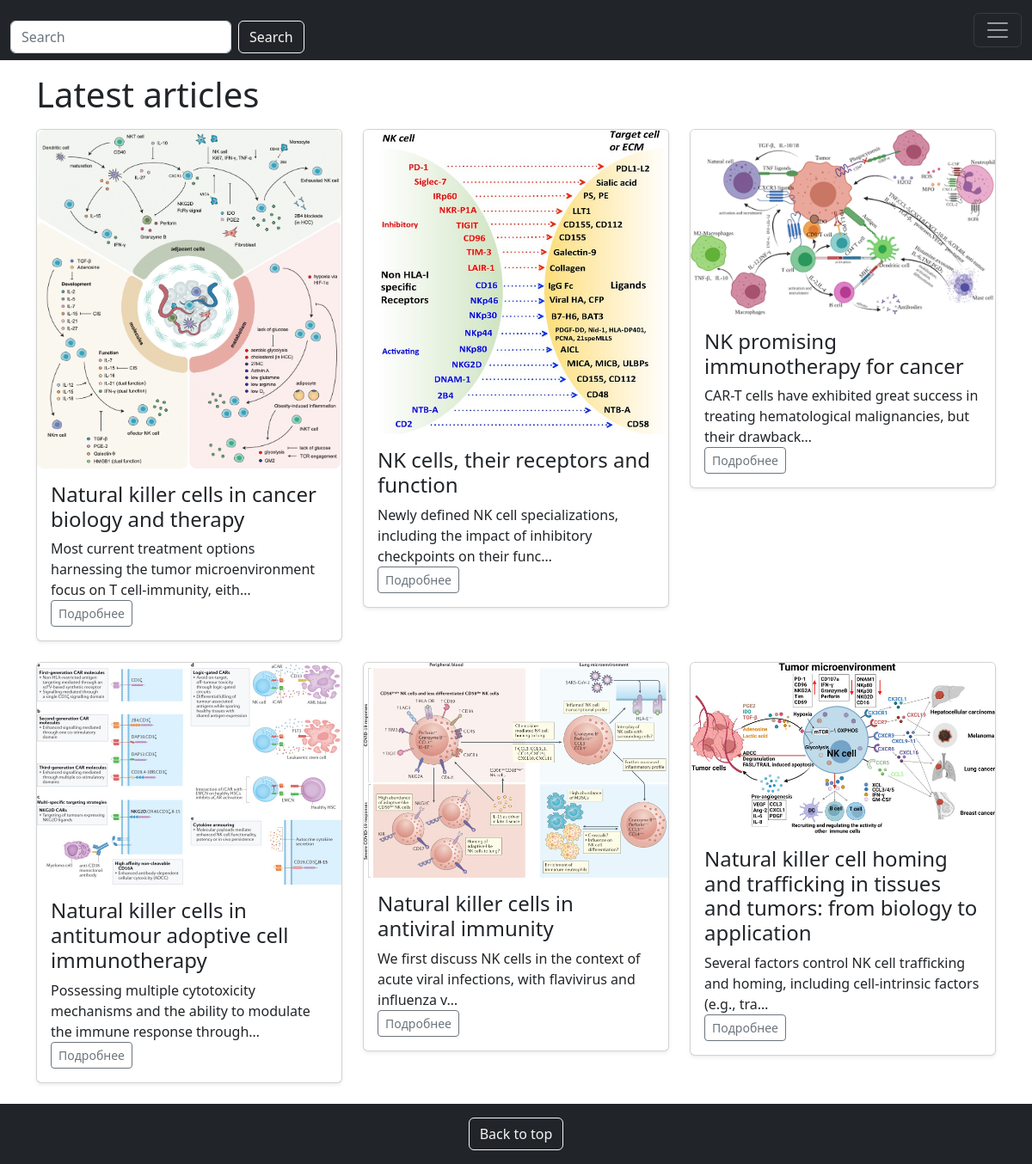
The page /posts on the database its author committed.
### pistach/models.py (models this page shows, shortened)
class Post(models.Model):
    title = models.CharField(max_length=200)
    description = models.TextField()
    image = models.ImageField()
    link = models.TextField()

### pistach/views.py (the view, shortened to what this page needs)
# urls.py: path('posts', PostView.as_view(), name='dashboard'),
class PostView(View):
    def get(self, request, *args, **kwargs):
        posts = Post.objects.all()
        return render(request, 'pistach/posts.html', context={
            'posts': posts
        })

### pistach/templates/pistach/posts.html (shortened to what this page needs)
{% extends 'pistach/base.html' %}
{% load static %}
{%block content%}
{% include 'pistach/block/navbar.html' %}
<div class="container" id="cardbox">
    <div class="row"><h1 class="my-3">Latest articles</h1>
        {% for post in posts %}
        <div class="col-md-4">
          <div class="card mb-4 shadow-sm">
            <img src="media/{{ post.image }}" class="card-img-top">
            <div class="card-body">
              <h4 class="card-title">{{ post.title }}</h4>
              {{ post.description|safe|truncatechars:100 }}
              <div class="d-flex justify-content-between align-items-center">
                <div class="btn-group">
                  <a href="{{ post.link }}" class="btn btn-sm btn-outline-secondary">Подробнее</a>
                </div>
              </div>
            </div>
          </div>
        </div>
        {% endfor %}
    </div>
</div>
{% endblock %}

### pistach/templates/pistach/base.html (shortened to what this page needs)
{% load static %}
<!doctype html>
<html lang="en">
<head>
    <link href="https://cdn.jsdelivr.net/npm/bootstrap@5.2.2/dist/css/bootstrap.min.css" rel="stylesheet">
   <link rel="stylesheet" href="{% static '/css/style.css' %}">
</head>
<body>
{% block content %}
{% endblock %}
{% include 'pistach/block/footer.html' %}
</body>
</html>

### pistach/templates/pistach/block/navbar.html (shortened to what this page needs)
<nav class="navbar navbar-dark bg-dark sticky-top">
  <div class="container-fluid">
    <form class="d-flex mt-3" role="search">
          <input class="form-control me-2" type="search" placeholder="Search" aria-label="Search">
          <button type="submit" class="btn btn-outline-secondary" style='color: whitesmoke; border-color: whitesmoke;'>Search</button>
        </form>
    <button class="navbar-toggler" type="button" data-bs-toggle="offcanvas" data-bs-target="#offcanvasDarkNavbar" aria-controls="offcanvasDarkNavbar">
      <span class="navbar-toggler-icon"></span>
    </button>
  </div>
</nav>

### pistach/templates/pistach/block/footer.html
<footer class="footer bottom">
<div class="text-bg-dark text-center"style="padding: 16px;">
    <a href="#" class="btn btn-outline-secondary" style='color: whitesmoke; border-color: whitesmoke;'>Back to top</a>
 </div>
</footer>

### pistach/static/css/style.css (style rules this page uses)
footer { color: black; }

### rows shown on the page
Post: image (picture), title "Natural killer cells in cancer biology and therapy", description "Most current treatment options harnessing the tumor microenvironment focus on T cell-immunity, eith…"
Post: image (picture), title "NK cells, their receptors and function", description "Newly defined NK cell specializations, including the impact of inhibitory checkpoints on their func…"
Post: image (picture), title "NK promising immunotherapy for cancer", description "CAR-T cells have exhibited great success in treating hematological malignancies, but their drawback…"
Post: image (picture), title "Natural killer cells in antitumour adoptive cell immunotherapy", description "Possessing multiple cytotoxicity mechanisms and the ability to modulate the immune response through…"
Post: image (picture), title "Natural killer cells in antiviral immunity", description "We first discuss NK cells in the context of acute viral infections, with flavivirus and influenza v…"
Post: image (picture), title "Natural killer cell homing and trafficking in tissues and tumors: from biology to application", description "Several factors control NK cell trafficking and homing, including cell-intrinsic factors (e.g., tra…"
